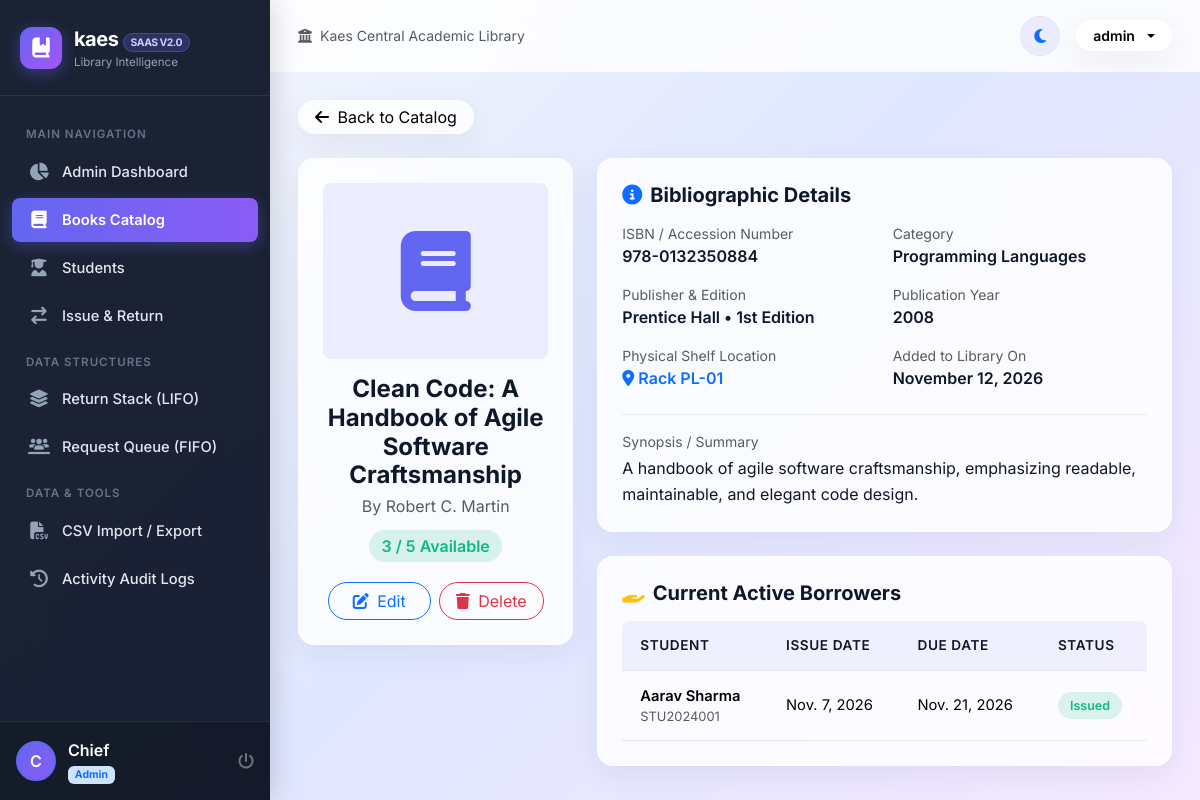
Screenshot of /books/1/ (signed in) with the database file from the repository.
### books/models.py (models this page shows, shortened)
class Book(models.Model):
    isbn = models.CharField(max_length=30, unique=True, help_text="ISBN or unique Book Accession Number")
    title = models.CharField(max_length=255)
    author = models.CharField(max_length=255)
    category = models.ForeignKey(Category, on_delete=models.SET_NULL, null=True, related_name='books')
    publisher = models.CharField(max_length=150, blank=True)
    publication_year = models.PositiveIntegerField(default=2023)
    edition = models.CharField(max_length=50, blank=True, default='1st Edition')
    total_copies = models.PositiveIntegerField(default=1)
    available_copies = models.PositiveIntegerField(default=1)
    shelf_location = models.CharField(max_length=50, blank=True, help_text="Rack/Shelf location e.g., Shelf A-12")
    description = models.TextField(blank=True)
    cover_image = models.ImageField(upload_to='book_covers/', blank=True, null=True)
    created_at = models.DateTimeField(auto_now_add=True)
    updated_at = models.DateTimeField(auto_now=True)
    class Meta:
        ordering = ['title']

class Category(models.Model):
    name = models.CharField(max_length=100, unique=True)
    description = models.TextField(blank=True)
    icon = models.CharField(max_length=50, default='fa-book', help_text="FontAwesome icon class, e.g., fa-laptop-code")
    created_at = models.DateTimeField(auto_now_add=True)
    class Meta:
        verbose_name_plural = 'Categories'
        ordering = ['name']

### transactions/models.py (models this page shows, shortened)
class BookIssue(models.Model):
    STATUS_CHOICES = (
        ('issued', 'Issued'),
        ('returned', 'Returned'),
        ('overdue', 'Overdue'),
    )
    issue_id = models.CharField(max_length=30, unique=True)
    book = models.ForeignKey(Book, on_delete=models.CASCADE, related_name='issues')
    student = models.ForeignKey(Student, on_delete=models.CASCADE, related_name='issues')
    issued_by = models.ForeignKey(User, on_delete=models.SET_NULL, null=True, blank=True, related_name='issued_transactions')
    issue_date = models.DateField(default=timezone.now)
    due_date = models.DateField()
    return_date = models.DateField(null=True, blank=True)
    status = models.CharField(max_length=20, choices=STATUS_CHOICES, default='issued')
    fine_amount = models.DecimalField(max_digits=8, decimal_places=2, default=Decimal('0.00'))
    fine_paid = models.BooleanField(default=False)
    notes = models.TextField(blank=True)
    created_at = models.DateTimeField(auto_now_add=True)
    updated_at = models.DateTimeField(auto_now=True)
    class Meta:
        ordering = ['-created_at']
    @property
    def is_overdue(self):
        if self.status == 'issued':
            return timezone.now().date() > self.due_date
        return False

### students/models.py (models this page shows, shortened)
class Student(models.Model):
    STATUS_CHOICES = (
        ('active', 'Active'),
        ('suspended', 'Suspended'),
        ('graduated', 'Graduated'),
    )
    DEPARTMENT_CHOICES = (
        ('Computer Science & Engineering', 'Computer Science & Engineering'),
        ('Information Technology', 'Information Technology'),
        ('Electronics & Communication', 'Electronics & Communication'),
        ('Mechanical Engineering', 'Mechanical Engineering'),
        ('Civil Engineering', 'Civil Engineering'),
        ('Data Science & AI', 'Data Science & AI'),
        ('Business Administration', 'Business Administration'),
        ('General Sciences', 'General Sciences'),
    )
    user = models.OneToOneField(User, on_delete=models.CASCADE, null=True, blank=True, related_name='student_record')
    student_id = models.CharField(max_length=30, unique=True, help_text="Unique Student Roll/Registration ID")
    first_name = models.CharField(max_length=60)
    last_name = models.CharField(max_length=60)
    email = models.EmailField(unique=True)
    phone = models.CharField(max_length=20)
    department = models.CharField(max_length=100, choices=DEPARTMENT_CHOICES, default='Computer Science & Engineering')
    enrollment_year = models.PositiveIntegerField(default=2024)
    status = models.CharField(max_length=20, choices=STATUS_CHOICES, default='active')
    address = models.TextField(blank=True)
    created_at = models.DateTimeField(auto_now_add=True)
    updated_at = models.DateTimeField(auto_now=True)
    class Meta:
        ordering = ['student_id']
    @property
    def full_name(self):
        return f"{self.first_name} {self.last_name}"

### books/views.py (the view)
# urls.py: path('<int:pk>/', views.book_detail_view, name='book_detail'),
@login_required
def book_detail_view(request, pk):
    book = get_object_or_404(Book, pk=pk)
    active_issues = book.issues.filter(status='issued').select_to_dict = book.issues.filter(status='issued')
    pending_holds = book.hold_requests.filter(status='pending')
    return render(request, 'book_detail.html', {
        'book': book,
        'active_issues': active_issues,
        'pending_holds': pending_holds,
    })

### templates/book_detail.html (shortened to what this page needs)
{% extends 'base.html' %}
{% block content %}
<div class="mb-4">
    <a href="{% url 'books_list' %}" class="btn btn-light glass-card rounded-pill px-3 py-1 small">
        <i class="fas fa-arrow-left me-1"></i> Back to Catalog
    </a>
</div>
<div class="row g-4">
    <div class="col-lg-4">
        <div class="glass-panel p-4 text-center">
            {% if book.cover_image %}
                <img src="{{ book.cover_image.url }}" alt="{{ book.title }}" class="img-fluid rounded-3 shadow mb-3" style="max-height: 280px; object-fit: cover;">
            {% else %}
                <div class="py-5 mb-3 rounded-3" style="background: rgba(99, 102, 241, 0.1); color: #6366f1;">
                    <i class="fas fa-book fa-5x"></i>
                </div>
            {% endif %}
            <h4 class="fw-bold mb-1">{{ book.title }}</h4>
            <div class="text-muted mb-3">By {{ book.author }}</div>
            <div class="mb-4">
                {% if book.available_copies > 0 %}
                    <span class="badge-pill-soft badge-available fs-6">{{ book.available_copies }} / {{ book.total_copies }} Available</span>
                {% else %}
                    <span class="badge-pill-soft badge-out fs-6">Out of Stock</span>
                {% endif %}
            </div>
            {% if is_admin %}
            <div class="d-flex justify-content-center gap-2">
                <a href="{% url 'book_edit' book.id %}" class="btn btn-outline-primary rounded-pill px-4">
                    <i class="fas fa-edit me-1"></i> Edit
                </a>
                <a href="{% url 'book_delete' book.id %}" class="btn btn-outline-danger rounded-pill px-3">
                    <i class="fas fa-trash me-1"></i> Delete
                </a>
            </div>
            {% endif %}
        </div>
    </div>
    <div class="col-lg-8">
        <div class="glass-panel p-4 mb-4">
            <h5 class="fw-bold mb-3"><i class="fas fa-circle-info me-2 text-primary"></i>Bibliographic Details</h5>
            <div class="row g-3">
                <div class="col-sm-6">
                    <div class="text-muted small">ISBN / Accession Number</div>
                    <div class="fw-semibold">{{ book.isbn }}</div>
                </div>
                <div class="col-sm-6">
                    <div class="text-muted small">Category</div>
                    <div class="fw-semibold">{{ book.category.name|default:"General" }}</div>
                </div>
                <div class="col-sm-6">
                    <div class="text-muted small">Publisher & Edition</div>
                    <div class="fw-semibold">{{ book.publisher|default:"N/A" }} &bull; {{ book.edition }}</div>
                </div>
                <div class="col-sm-6">
                    <div class="text-muted small">Publication Year</div>
                    <div class="fw-semibold">{{ book.publication_year }}</div>
                </div>
                <div class="col-sm-6">
                    <div class="text-muted small">Physical Shelf Location</div>
                    <div class="fw-semibold text-primary"><i class="fas fa-location-dot me-1"></i>{{ book.shelf_location|default:"General Racks" }}</div>
                </div>
                <div class="col-sm-6">
                    <div class="text-muted small">Added to Library On</div>
                    <div class="fw-semibold">{{ book.created_at|date:"F d, Y" }}</div>
                </div>
            </div>
            {% if book.description %}
            <div class="mt-4 pt-3 border-top border-light-subtle">
                <div class="text-muted small mb-1">Synopsis / Summary</div>
                <p class="mb-0" style="line-height: 1.6;">{{ book.description }}</p>
            </div>
            {% endif %}
        </div>
        <div class="glass-panel p-4">
            <h5 class="fw-bold mb-3"><i class="fas fa-hand-holding me-2 text-warning"></i>Current Active Borrowers</h5>
            <div class="table-responsive">
                <table class="table custom-table mb-0">
                    <thead>
                        <tr>
                            <th>Student</th>
                            <th>Issue Date</th>
                            <th>Due Date</th>
                            <th>Status</th>
                        </tr>
                    </thead>
                    <tbody>
                        {% for iss in active_issues %}
                        <tr>
                            <td>
                                <div class="fw-semibold">{{ iss.student.full_name }}</div>
                                <div class="small text-muted">{{ iss.student.student_id }}</div>
                            </td>
                            <td>{{ iss.issue_date }}</td>
                            <td>{{ iss.due_date }}</td>
                            <td>
                                {% if iss.is_overdue %}
                                    <span class="badge bg-danger text-white">Overdue</span>
                                {% else %}
                                    <span class="badge-pill-soft badge-available">Issued</span>
                                {% endif %}
                            </td>
                        </tr>
                        {% empty %}
                        <tr>
                            <td colspan="4" class="text-center text-muted py-3">No active loans for this title currently.</td>
                        </tr>
                        {% endfor %}
                    </tbody>
                </table>
            </div>
        </div>
    </div>
</div>
{% endblock %}

### templates/base.html (shortened to what this page needs)
{% load static %}
<!DOCTYPE html>
<html lang="en" data-theme="light">
<head>
    <link href="https://cdn.jsdelivr.net/npm/bootstrap@5.3.3/dist/css/bootstrap.min.css" rel="stylesheet">
    <link rel="stylesheet" href="https://cdnjs.cloudflare.com/ajax/libs/font-awesome/6.5.2/css/all.min.css">
    <link rel="stylesheet" href="{% static 'css/style.css' %}">
</head>
<body>
<div class="app-wrapper">
    {% if user.is_authenticated %}
    <aside class="app-sidebar">
        <div class="sidebar-brand">
            <div class="brand-icon">
                <i class="fas fa-book-bookmark"></i>
            </div>
            <div>
                <div class="brand-title">kaes <span class="brand-badge">SaaS v2.0</span></div>
                <div style="font-size: 0.72rem; color: #94a3b8;">Library Intelligence</div>
            </div>
        </div>
        <ul class="sidebar-menu">
            {% if is_admin %}
            <li class="sidebar-heading">Main Navigation</li>
            <li class="sidebar-item">
                <a href="{% url 'dashboard' %}" class="sidebar-link {% if request.resolver_match.url_name == 'dashboard' %}active{% endif %}">
                    <i class="fas fa-chart-pie"></i>
                    <span>Admin Dashboard</span>
                </a>
            </li>
            <li class="sidebar-item">
                <a href="{% url 'books_list' %}" class="sidebar-link {% if 'books' in request.path %}active{% endif %}">
                    <i class="fas fa-book"></i>
                    <span>Books Catalog</span>
                </a>
            </li>
            <li class="sidebar-item">
                <a href="{% url 'students_list' %}" class="sidebar-link {% if 'students' in request.path %}active{% endif %}">
                    <i class="fas fa-user-graduate"></i>
                    <span>Students</span>
                </a>
            </li>
            <li class="sidebar-item">
                <a href="{% url 'issue_return' %}" class="sidebar-link {% if 'transactions' in request.path %}active{% endif %}">
                    <i class="fas fa-arrow-right-arrow-left"></i>
                    <span>Issue & Return</span>
                </a>
            </li>
            <li class="sidebar-heading">Data Structures</li>
            <li class="sidebar-item">
                <a href="{% url 'stack_view' %}" class="sidebar-link {% if 'returns-stack' in request.path %}active{% endif %}">
                    <i class="fas fa-layer-group"></i>
                    <span>Return Stack (LIFO)</span>
                </a>
            </li>
            <li class="sidebar-item">
                <a href="{% url 'queue_view' %}" class="sidebar-link {% if 'requests-queue' in request.path %}active{% endif %}">
                    <i class="fas fa-users-line"></i>
                    <span>Request Queue (FIFO)</span>
                </a>
            </li>
            <li class="sidebar-heading">Data & Tools</li>
            <li class="sidebar-item">
                <a href="{% url 'csv_manager' %}" class="sidebar-link {% if 'csv-manager' in request.path %}active{% endif %}">
                    <i class="fas fa-file-csv"></i>
                    <span>CSV Import / Export</span>
                </a>
            </li>
            <li class="sidebar-item">
                <a href="{% url 'activity_logs' %}" class="sidebar-link {% if 'activity-logs' in request.path %}active{% endif %}">
                    <i class="fas fa-clock-rotate-left"></i>
                    <span>Activity Audit Logs</span>
                </a>
            </li>
            {% endif %}
        </ul>
        <div class="sidebar-user">
            {% if user.profile.avatar %}
                <img src="{{ user.profile.avatar.url }}" alt="{{ user.username }}">
            {% else %}
                <div class="user-avatar-circle">
                    {{ user.first_name|default:user.username|slice:":1"|upper }}
                </div>
            {% endif %}
            <div class="flex-grow-1 text-truncate">
                <div class="fw-semibold text-white text-truncate">{{ user.first_name|default:user.username }}</div>
                <div class="small text-muted">
                    {% if is_admin %}<span class="badge bg-primary-subtle text-primary">Admin</span>{% else %}<span class="badge bg-info-subtle text-info">Student</span>{% endif %}
                </div>
            </div>
            <a href="{% url 'logout' %}" class="text-secondary" title="Logout">
                <i class="fas fa-power-off"></i>
            </a>
        </div>
    </aside>
    {% endif %}
    <div class="app-main {% if not user.is_authenticated %}m-0 w-100{% endif %}">
        {% if user.is_authenticated %}
        <header class="app-header">
            <div class="d-flex align-items-center gap-3">
                <div class="d-none d-md-flex align-items-center gap-2 text-muted small">
                    <i class="fas fa-university"></i>
                    <span>Kaes Central Academic Library</span>
                </div>
            </div>
            <div class="d-flex align-items-center gap-3">
                <button type="button" class="theme-toggle-btn" id="themeToggleBtn" title="Toggle Light / Dark Mode">
                    <i class="fas fa-moon text-primary"></i>
                </button>
                <div class="dropdown">
                    <button class="btn btn-light glass-card rounded-pill d-flex align-items-center gap-2 px-3 py-1 dropdown-toggle" type="button" data-bs-toggle="dropdown">
                        <span class="fw-semibold small">{{ user.username }}</span>
                    </button>
                </div>
            </div>
        </header>
        {% endif %}
        <div class="toast-container position-fixed top-0 end-0 p-3" id="toastContainer" style="z-index: 2000;">
        </div>
        <main class="app-content">
            {% block content %}{% endblock %}
        </main>
    </div>
</div>
</body>
</html>

### rows the page displays
Book: title "Clean Code: A Handbook of Agile Software Craftsmanship", author "Robert C. Martin", available_copies "3", total_copies "5", isbn "978-0132350884", category.name "Programming Languages", publisher "Prentice Hall", edition "1st Edition", publication_year "2008", shelf_location "Rack PL-01", created_at "November 12, 2026", description "A handbook of agile software craftsmanship, emphasizing readable, maintainable, and elegant code design."
BookIssue: student.full_name "Aarav Sharma", student.student_id "STU2024001", issue_date "Nov. 7, 2026", due_date "Nov. 21, 2026", status "Issued"

### other values shown
{{ user.first_name|default:user.username|slice:":1"|upper }} "C"
{{ user.first_name|default:user.username }} "Chief"
{{ user.username }} "admin"
